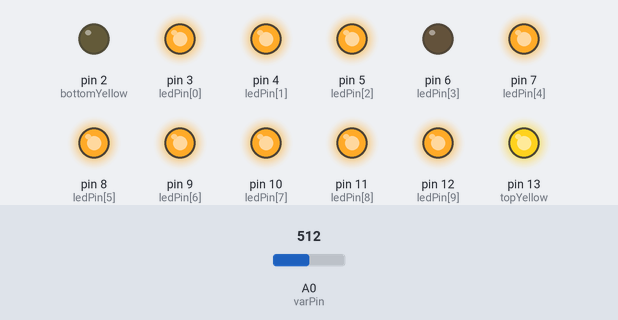
Simulated run of this sketch. Board: Arduino Uno, built with avr-gcc and run on an emulated ATmega328P. Parts: output pins drawn as LEDs (lit = HIGH). Dashed ring = blinking. The inputs (shaded band) are chosen by the test bench; at power-on: A0 (varPin) = 512.

Above: at 1.2 s.
1.3 s: A0 (varPin) set to 122
At 2.0 s:
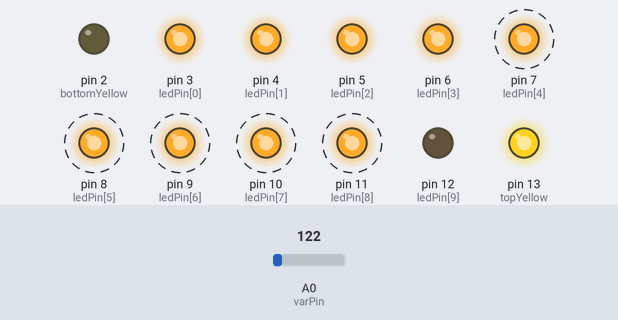
At 3.0 s:
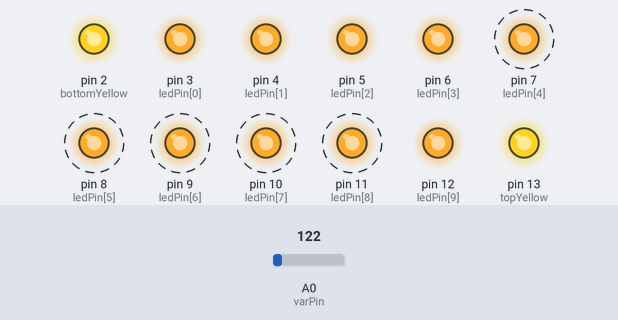
4.3 s: A0 (varPin) set to 306
At 4.8 s:
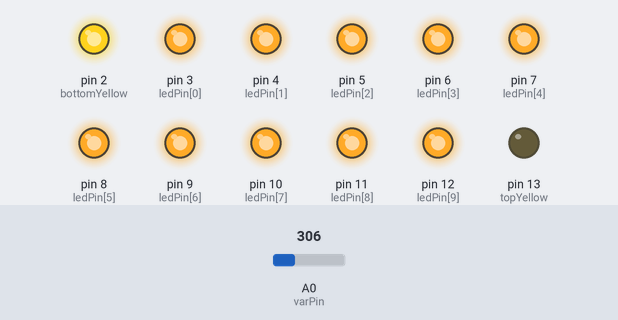
7.3 s: A0 (varPin) set to 318
Timing chart, 0 to 16.3 s (numbered marks = the images above; inputs shaded):
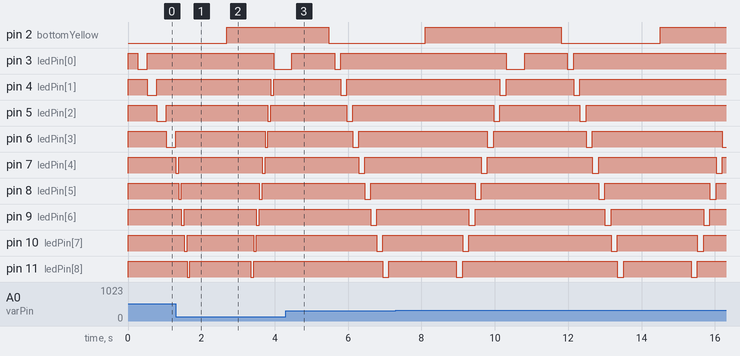

The sketch:

Lab3PartA.ino
```cpp
// Vasukumar Patel [041153940]

// Lab 3 - LED Chase Effect

byte ledPin[] = {3, 4, 5, 6, 7, 8, 9, 10, 11, 12};

int ledDelay(65);
int direction = 1;
int currentLED = 0;
unsigned long changeTime;

int varPin = A0;
int varStore = 0;

int topYellow = 13;
int bottomYellow = 2;

void setup() {

  for (int x = 0; x < 10; x++) {
    pinMode(ledPin[x], OUTPUT);
    digitalWrite(ledPin[x], HIGH);
  }

  pinMode(topYellow, OUTPUT);
  pinMode(bottomYellow, OUTPUT);

  digitalWrite(bottomYellow, LOW);
  digitalWrite(topYellow, HIGH);

  changeTime = millis();

}

void loop() {

  varStore = analogRead(varPin);
  ledDelay = map(varStore, 0, 1023, 20, 500);

  if ((millis() - changeTime) > ledDelay) {

    changeLED();
    changeTime = millis();

  }

}

void changeLED() {

  for (int x = 0; x < 10; x++) {
    digitalWrite(ledPin[x], HIGH);
  }

  digitalWrite(ledPin[currentLED], LOW);

  if (direction == 1) {

    if (currentLED == 9) {

      delay(500);

      digitalWrite(ledPin[9], HIGH);

      delay(500);

      digitalWrite(bottomYellow, HIGH);

      delay(500);

      digitalWrite(topYellow, LOW);

      direction = -1;

      currentLED = 9;
    }
    else {
      currentLED++;
    }

  }
  else {

    if (currentLED == 0) {

      delay(500);

      digitalWrite(ledPin[0], HIGH);

      delay(500);

      digitalWrite(topYellow, HIGH);

      delay(500);

      digitalWrite(bottomYellow, LOW);

      direction = 1;

      currentLED = 0;
    }
    else {
      currentLED--;
    }

  }

}
```

Measured:
- after the input at 1.3 s, pin 2 (bottomYellow): LOW → HIGH after 1.4 s instead of 2.3 s; pin 3 (ledPin[0]): HIGH → LOW after 2.7 s; pin 4 (ledPin[1]): HIGH → LOW after 2.6 s, → HIGH 0.08 s later; pin 5 (ledPin[2]): HIGH → LOW after 2.5 s, → HIGH 0.08 s later; pin 13 (topYellow): HIGH → LOW after 1.9 s instead of 2.8 s
- by itself, pin 7 (ledPin[4]), pin 8 (ledPin[5]): alternates HIGH for 3.0 s and LOW for 0.17 s
